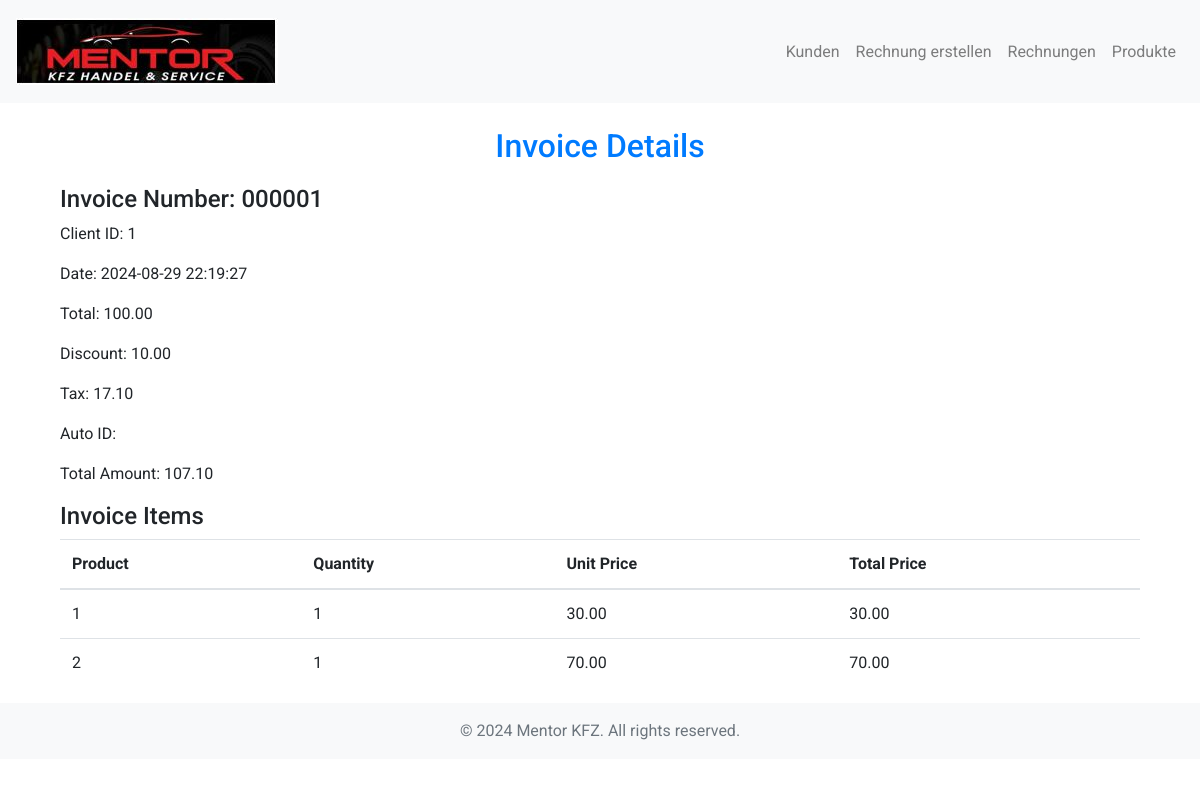
Page /invoice/view_invoice.php?invoice_id=1 on the committed database.
### tables this page shows
CREATE TABLE IF NOT EXISTS invoices (
    id INT(11) AUTO_INCREMENT PRIMARY KEY,
    invoice_number VARCHAR(50) NOT NULL UNIQUE,
    client_id INT(11) NOT NULL,
    date DATETIME NOT NULL,
    total DECIMAL(10,2) NOT NULL,
    discount DECIMAL(10,2),
    tax DECIMAL(10,2),
    vehicle_id INT(11),
    total_amount DECIMAL(10,2) NOT NULL,
    currency VARCHAR(10) DEFAULT 'EUR',  
    status ENUM('Paid', 'Unpaid', 'Cancelled') DEFAULT 'Unpaid',  
    FOREIGN KEY (client_id) REFERENCES clients(id) ON DELETE CASCADE,
    FOREIGN KEY (vehicle_id) REFERENCES vehicles(id) ON DELETE CASCADE
);

CREATE TABLE IF NOT EXISTS invoice_items (
    id INT(11) AUTO_INCREMENT PRIMARY KEY,
    invoice_id INT(11) NOT NULL,
    product_id INT(11),
    quantity INT(11) NOT NULL,
    price DECIMAL(10,2) NOT NULL,
    total_price DECIMAL(10,2) NOT NULL,
    FOREIGN KEY (invoice_id) REFERENCES invoices(id) ON DELETE CASCADE,
    FOREIGN KEY (product_id) REFERENCES products(id) ON DELETE CASCADE
);

### invoice/view_invoice.php (the view, shortened to what this page needs)
<?php
include '../includes/header.php';
$conn = new mysqli(DB_SERVER, DB_USER, DB_PASSWORD, DB_DATABASE);
$invoice_id = intval($_GET['invoice_id']);
$invoice_sql = "SELECT * FROM invoices WHERE id = ?";
$stmt = $conn->prepare($invoice_sql);
$stmt->bind_param("i", $invoice_id);
$stmt->execute();
$invoice_result = $stmt->get_result();
$invoice = $invoice_result->fetch_assoc();
$invoice_items_sql = "SELECT * FROM invoice_items WHERE invoice_id = ?";
$stmt = $conn->prepare($invoice_items_sql);
$stmt->bind_param("i", $invoice_id);
$stmt->execute();
$invoice_items_result = $stmt->get_result();
?>
<div class="container mt-4">
    <h2>Invoice Details</h2>
    <h4>Invoice Number: <?php echo htmlspecialchars($invoice['invoice_number']); ?></h4>
    <p>Client ID: <?php echo htmlspecialchars($invoice['client_id']); ?></p>
    <p>Date: <?php echo htmlspecialchars($invoice['date']); ?></p>
    <p>Total: <?php echo htmlspecialchars($invoice['total']); ?></p>
    <p>Discount: <?php echo htmlspecialchars($invoice['discount']); ?></p>
    <p>Tax: <?php echo htmlspecialchars($invoice['tax']); ?></p>
    <p>Auto ID: <?php echo htmlspecialchars($invoice['auto_id']); ?></p>
    <p>Total Amount: <?php echo htmlspecialchars($invoice['total_amount']); ?></p>
    <h4>Invoice Items</h4>
    <table class="table">
        <thead>
            <tr>
                <th>Product</th>
                <th>Quantity</th>
                <th>Unit Price</th>
                <th>Total Price</th>
            </tr>
        </thead>
        <tbody>
            <?php while ($item = $invoice_items_result->fetch_assoc()): ?>
                <tr>
                    <td><?php echo htmlspecialchars($item['product_id']); ?></td>
                    <td><?php echo htmlspecialchars($item['quantity']); ?></td>
                    <td><?php echo htmlspecialchars($item['price']); ?></td>
                    <td><?php echo htmlspecialchars($item['total_price']); ?></td>
                </tr>
            <?php endwhile; ?>
        </tbody>
    </table>
</div>
<?php
include '../includes/footer.php';
?>

### assets/css/style.css (style rules this page uses)
body { font-family: 'Roboto', sans-serif; }
h2 { font-size: 2rem; color: #007bff; text-align: center; margin-bottom: 20px; }

### rows in the picture
invoices: invoice_number "000001", client "1", date "2024-08-29 22:19:27", total "100.00", discount "10.00", tax "17.10", total_amount "107.10"
invoice_items: product "1", quantity "1", price "30.00", total_price "30.00"
invoice_items: product "2", quantity "1", price "70.00", total_price "70.00"
